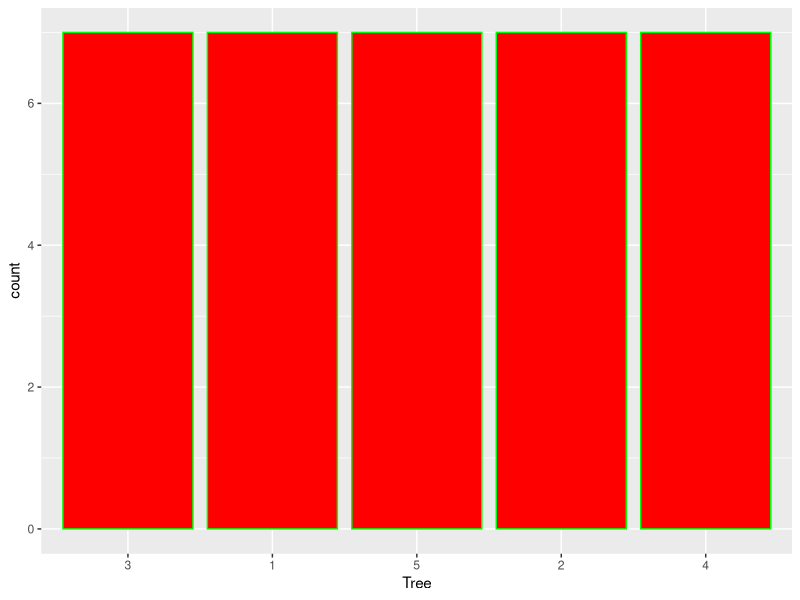
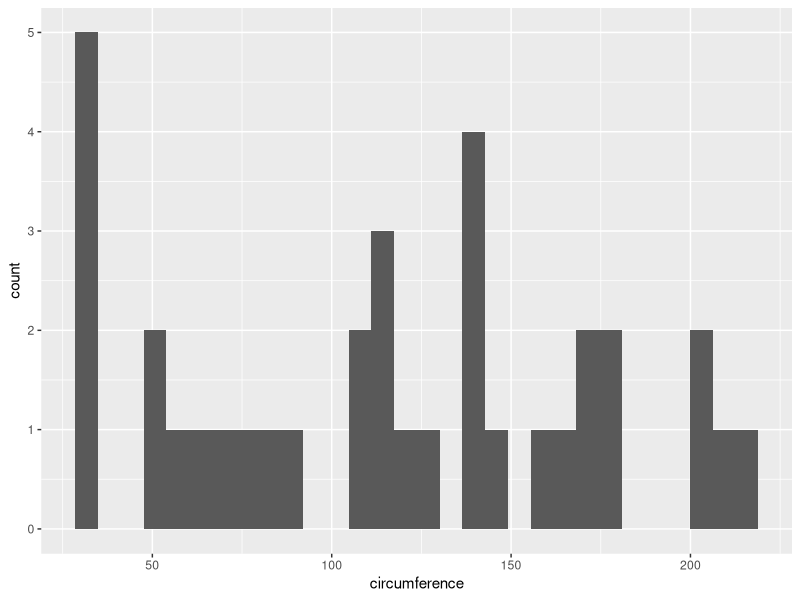
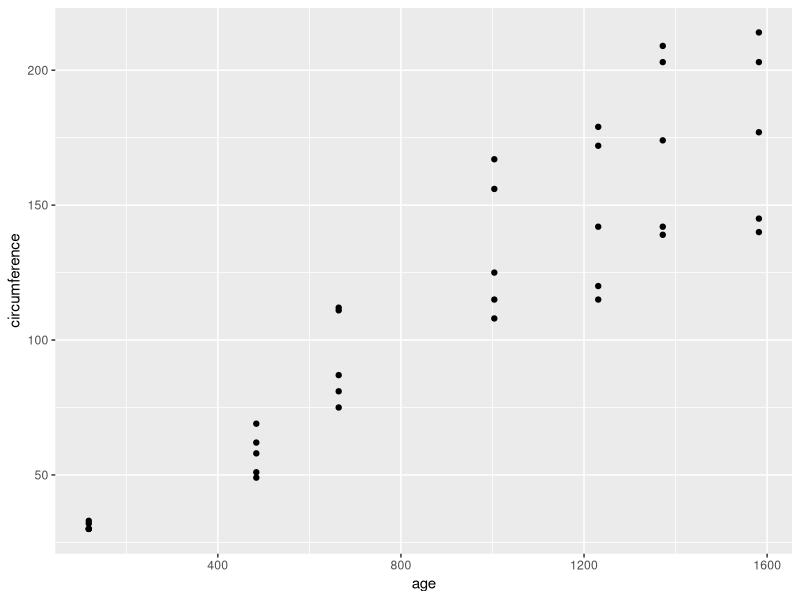
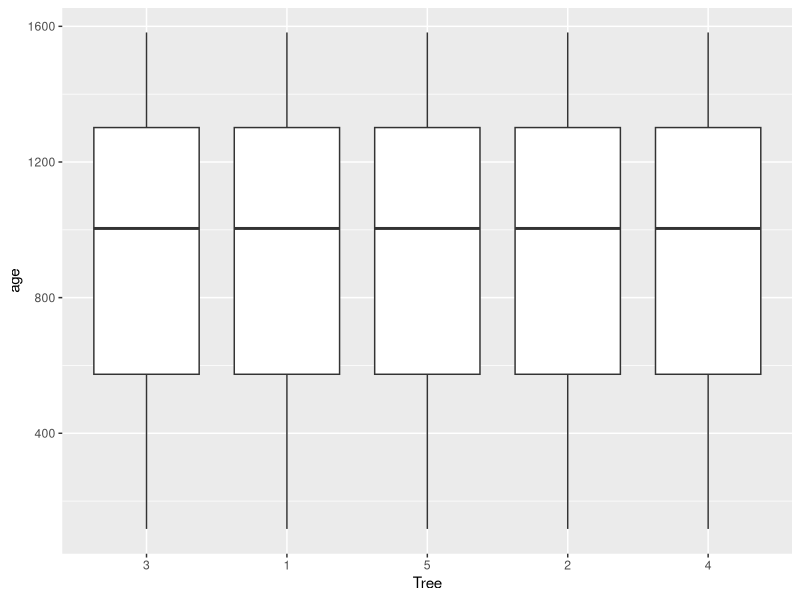
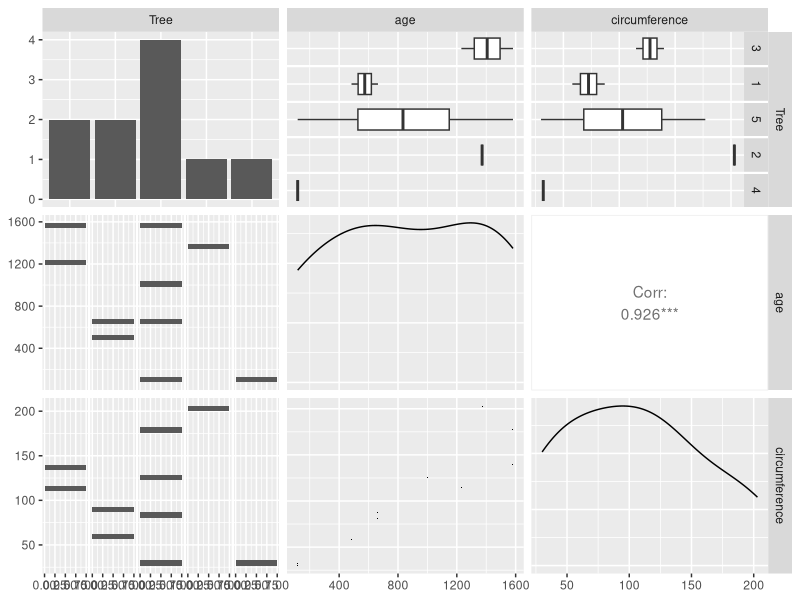

Recreate these plots in R, in order.
## ---- chunk 1
knitr::opts_chunk$set(echo = TRUE)
## ---- chunk 2
library(ggplot2)
library(GGally)
library(scales)


## ---- chunk 3
ggplot(data = Orange, aes(x = Tree)) +
           geom_bar(fill = "red", colour = "green")  
               

## ---- chunk 4
ggplot(data = Orange, aes(x = circumference)) +
            geom_histogram()  
## ---- chunk 5
ggplot(data = Orange, aes(x =age , y=circumference)) +
           geom_point()  



## ---- chunk 6
ggplot(Orange, aes(x=Tree, y=age)) +
       geom_boxplot()  


## ---- chunk 7

set.seed(20022012)

Orange_samp <- Orange[sample(1:length(Orange$age), 10), ]

ggpairs(Orange_samp,lower= list(continuous = wrap("points", shape = I('.'))),
        upper = list(combo = wrap("box", outlier.shape = I('.'))))





